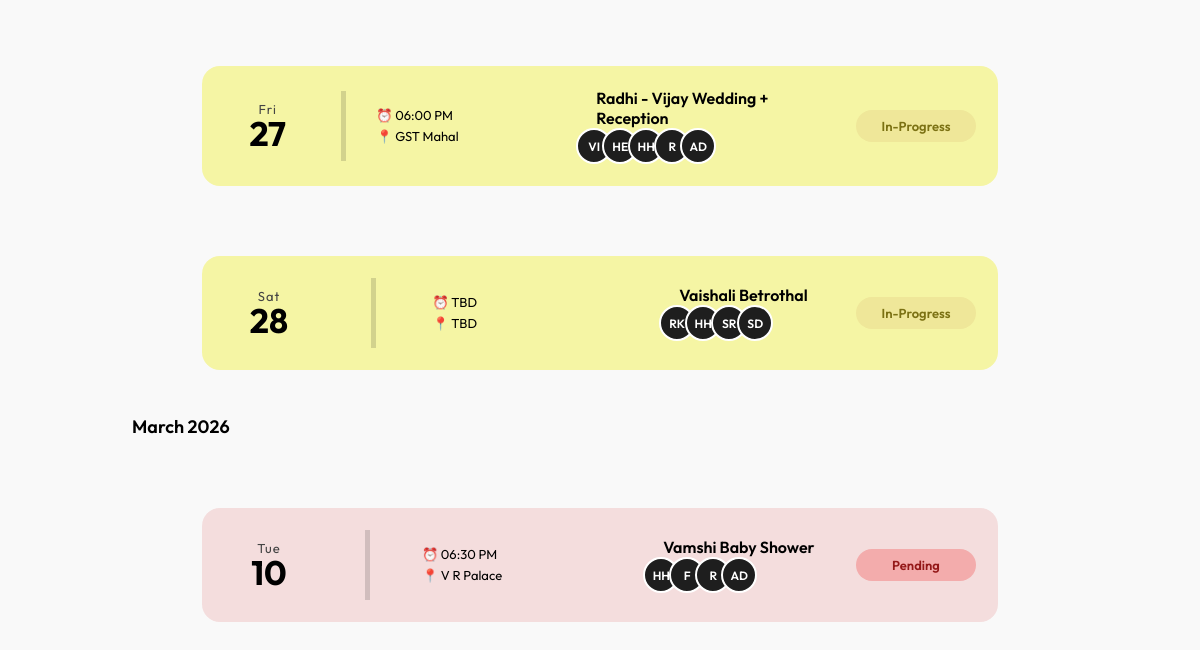
Page /projects/sessions/ (lower part) on the earlier database version.
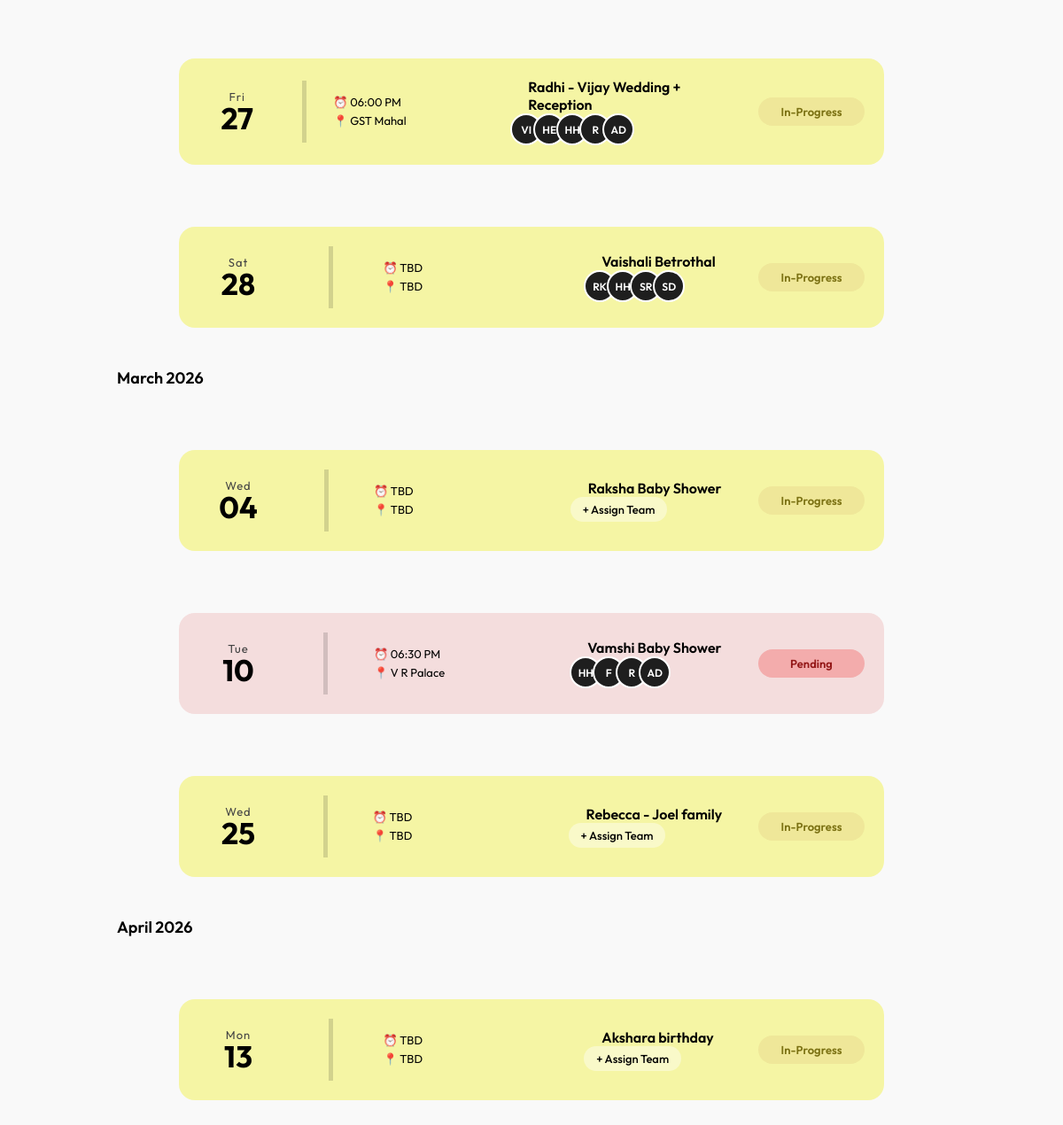
Same page on the later database version.
### projects/models.py (models this page shows, shortened)
class Project(models.Model):
    STATUS_CHOICES = (
        ('to_assign', 'To Be Assigned'),
        ('pre_production', 'Pre Production'),
        ('selection', 'Selection'),
        ('post_production', 'Post Production'),
        ('completed', 'Completed'),
    )
    lead = models.OneToOneField(
        'leads.Lead',
        on_delete=models.CASCADE,
        related_name='project'
    )
    code = models.CharField(max_length=20, unique=True)
    client_name = models.CharField(max_length=120)
    event_type = models.CharField(max_length=50)
    venue = models.CharField(max_length=255, blank=True, null=True)
    time = models.TimeField(blank=True, null=True)
    duration = models.CharField(max_length=50, blank=True, null=True)
    due_date = models.DateField(blank=True, null=True)
    start_date = models.DateField(blank=True, null=True)
    end_date = models.DateField(blank=True, null=True)
    status = models.CharField(
        max_length=30,
        choices=STATUS_CHOICES,
        default='to_assign'
    )
    team = models.ManyToManyField(
        User,
        related_name="projects",
        blank=True
    )
    completed_tasks = models.IntegerField(default=0)
    total_tasks = models.IntegerField(default=0)

### accounts/models.py (models this page shows, shortened)
class User(AbstractUser):
    ROLE_CHOICES = (
        ('admin', 'Admin'),
        ('team', 'Team Member'),
    )
    role = models.CharField(
        max_length=20,
        choices=ROLE_CHOICES,
        default='team'
    )
    photography_role = models.CharField(
        max_length=20,
        choices=PHOTOGRAPHY_ROLES,
        blank=True,
        null=True
    )

### projects/views.py (the view, shortened to what this page needs)
# urls.py: path("sessions/", views.sessions_view, name="sessions"),
def sessions_view(request):
    filter_type = request.GET.get("type", "upcoming")
    search_query = request.GET.get("search", "").strip()
    today = now().date()
    projects = Project.objects.filter(
        status__in=["pre_production", "selection", "post_production"]
    ).prefetch_related("team")
    if filter_type == "past":
        projects = projects.filter(start_date__isnull=False, start_date__lt=today)
    elif filter_type == "decided":
        projects = projects.filter(start_date__isnull=True)
    else:  # upcoming
        projects = projects.filter(start_date__isnull=False, start_date__gte=today)
    if search_query:
        projects = projects.filter(
            Q(client_name__icontains=search_query) |
            Q(event_type__icontains=search_query) |
            Q(code__icontains=search_query)
        )
    projects = projects.order_by("start_date")
    grouped_sessions = defaultdict(list)
    for project in projects:
        if project.start_date:
            month = project.start_date.strftime("%B %Y")
        else:
            month = "To Be Decided"
        grouped_sessions[month].append(project)
    context = {
        "grouped_sessions": dict(grouped_sessions),
        "active_tab": filter_type,
    }
    return render(request, "sessions.html", {
        **context,
        "active_page": "sessions"
    })

### core/context_processors.py (called while the page is built)
def notifications(request):
    if request.user.is_authenticated:
        today = timezone.localdate()  # current date
        new_leads = Lead.objects.filter(status=Lead.STATUS_NEW, created_at__date=today)
        followup_leads = Lead.objects.filter(status=Lead.STATUS_FOLLOW, followup_date=today)
        notifications_list = []
        for lead in new_leads:
            notifications_list.append({
                "title": "New Lead Added",
                "details": f"{lead.name} ({lead.project_code})"
            })
        for lead in followup_leads:
            notifications_list.append({
                "title": "Lead Follow-Up",
                "details": f"{lead.name} ({lead.project_code})"
            })
    else:
        notifications_list = []
    return {
        "notifications": notifications_list
    }

### templates/sessions.html (shortened to what this page needs)
{% extends "base.html" %}
{% load static %}
{% load humanize %}
{% block extra_css %}
<link rel="stylesheet" href="{% static 'css/sessions.css' %}">
{% endblock %}
{% block content %}
<div class="sessions-container">
    <div id="sessionsContent">
        {% include "partials/sessions_list.html" %}
    </div>
</div>
{% endblock %}

### templates/partials/sessions_list.html
{% if grouped_sessions %}
    {% for month, projects in grouped_sessions.items %}
        <h3 class="month-title">{{ month }}</h3>
        {% for project in projects %}
        <div class="session-card
            {% if project.status == 'pre_production' or project.status == 'post_production' %}in-progress{% else %}pending{% endif %}"
            data-url="{% if project.status == 'pre_production' or project.status == 'post_production' %}{% url 'projects:project_sessions' project.id %}{% else %}{% url 'projects:board' %}{% endif %}"
            role="button"
            tabindex="0"
        >
            <div class="date-section">
                <div class="day">{{ project.start_date|date:"D"|default:"TBD" }}</div>
                <div class="date">{{ project.start_date|date:"d"|default:"--" }}</div>
            </div>
            <div class="divider"></div>
            <div class="time-block">
                <div class="time-row">
                    ⏰ {{ project.time|time:"h:i A"|default:"TBD" }}
                </div>
                <div class="venue-row">
                    📍 {{ project.venue|default:"TBD" }}
                </div>
            </div>
            <div class="content-block">
                <div class="title-block">
                    {{ project.client_name }} {{ project.event_type }}
                </div>
                <div class="team-block">
                    {% if project.team.exists %}
                        <div class="avatars">
                            {% for member in project.team.all|slice:":5" %}
                                <div class="avatar" title="{{ member.get_full_name|default:member.username }}">
                                    {{ member.username|slice:":2"|upper }}
                                </div>
                            {% endfor %}
                        </div>
                    {% else %}
                        <a href="{% url 'projects:board' %}"
                           class="assign-team-btn"
                           onclick="event.stopPropagation();">
                            + Assign Team
                        </a>
                    {% endif %}
                </div>
            </div>
            <div class="status-block">
                {% if project.status == "pre_production" or project.status == "post_production" %}
                    <span class="status-badge progress">In-Progress</span>
                {% else %}
                    <span class="status-badge pending-badge">Pending</span>
                {% endif %}
            </div>
        </div>
        {% endfor %}
    {% endfor %}
{% else %}
    <p class="empty-text" style="text-align: center;">No sessions available.</p>
{% endif %}

Differences in the rows shown:
no longer on one of the page's lists (row unchanged): Project: start_date "Tue", start_date "10", time "06:30 PM", venue "V R Palace", client_name "Vamshi", event_type "Baby Shower"
added Project: month "March 2026", start_date "Wed", start_date "04", time "TBD", venue "TBD", client_name "Raksha", event_type "Baby Shower", shows "+ Assign Team", status "In-Progress", Project (start_date "Tue", start_date "10", time "06:30 PM", venue "V R Palace", client_name "Vamshi", event_type "Baby Shower", status "Pending"), User (username "HH"), User (username "F"), User (username "R"), User (username "AD")
computed for Project "Vamshi": loses User (username "HH"); loses User (username "F"); loses User (username "R"); loses User (username "AD")
added Project: start_date "Wed", start_date "25", time "TBD", venue "TBD", client_name "Rebecca - Joel", event_type "family", shows "+ Assign Team", status "In-Progress", shown under "March 2026"
added Project: month "April 2026", start_date "Mon", start_date "13", time "TBD", venue "TBD", client_name "Akshara", event_type "birthday", shows "+ Assign Team", status "In-Progress"
